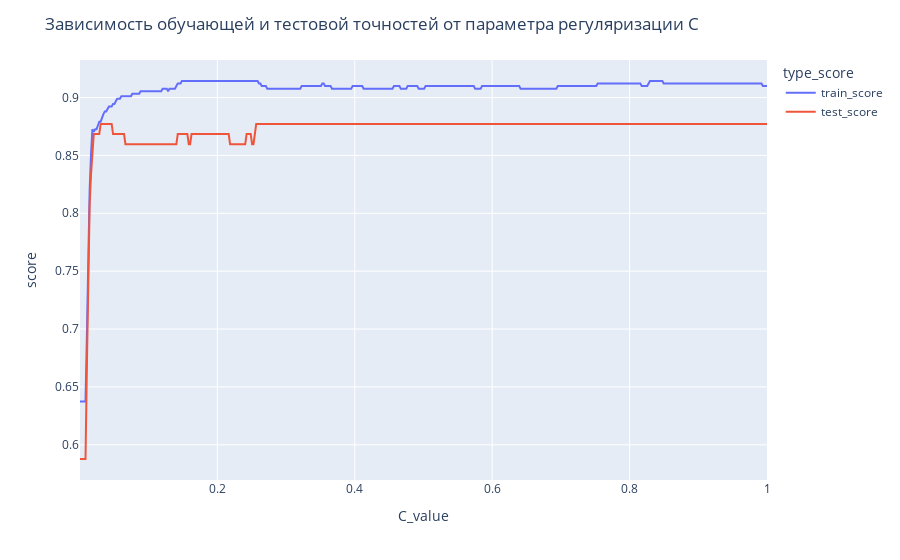

Notebook cell for this chart:
### Code cell
fig = px.line(df, x='C_value', y='score', color='type_score')
fig['layout'].update(title_text='Зависимость обучающей и тестовой точностей от параметра регуляризации C')
fig.show()

### Figure 1 — Plotly figure (JSON) as saved in the notebook; plotly's stock layout.template omitted (floating-point values rounded to 4 significant figures; data arrays with more than 128 entries replaced by an {"elided": "..."} marker saying what was removed)
{"data": [{"hovertemplate": "type_score=train_score<br>C_value=%{x}<br>score=%{y}<extra></extra>", "legendgroup": "train_score", "line": {"color": "#636efa", "dash": "solid"}, "marker": {"symbol": "circle"}, "mode": "lines", "name": "train_score", "orientation": "v", "showlegend": true, "x": {"elided": "500 float values"}, "xaxis": "x", "y": {"elided": "500 float values"}, "yaxis": "y", "type": "scatter"}, {"hovertemplate": "type_score=test_score<br>C_value=%{x}<br>score=%{y}<extra></extra>", "legendgroup": "test_score", "line": {"color": "#EF553B", "dash": "solid"}, "marker": {"symbol": "circle"}, "mode": "lines", "name": "test_score", "orientation": "v", "showlegend": true, "x": {"elided": "500 float values"}, "xaxis": "x", "y": {"elided": "500 float values"}, "yaxis": "y", "type": "scatter"}], "layout": {"xaxis": {"anchor": "y", "domain": [0.0, 1.0], "title": {"text": "C_value"}}, "yaxis": {"anchor": "x", "domain": [0.0, 1.0], "title": {"text": "score"}}, "legend": {"title": {"text": "type_score"}, "tracegroupgap": 0}, "margin": {"t": 60}, "title": {"text": "Зависимость обучающей и тестовой точностей от параметра регуляризации C"}}}
